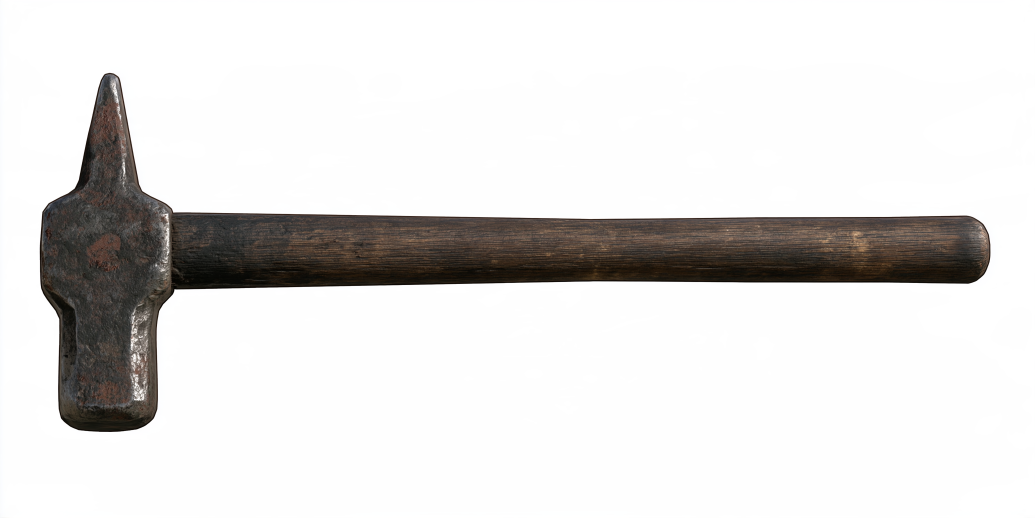
#> input picture assets/source/user_art/tools/hammer_cross_peen.png, 3104 x 1552 px, given in place of background_5.jpg, which was not available (shown at 1/3 size)
$ python preview.py 5 5 ../../assets/source/user_art/tools/hammer_cross_peen.png 1.0 ../../assets/source/user_art/tools/hammer_crucible.png
#> lines starting #> are read from the running program, lines starting #| are printed output that depends on the picture
"""Setzt eine Vorschau der Spielszene aus den gerenderten Assets zusammen (nur zur Sichtprüfung)."""
import sys
import numpy as np
from PIL import Image
from common import ROOT
A = ROOT + "/assets/sprites/"


def load(p):
    return Image.open(A + p).convert("RGBA")


def tint(img, temp):
    """Python-Nachbildung des Glow-Shaders (für die Vorschau)."""
    stops = [(20, (107, 107, 112)), (450, (92, 84, 84)), (500, (84, 26, 18)), (600, (133, 15, 10)), (700, (191, 20, 15)), (800, (235, 46, 26)),
             (900, (255, 92, 26)), (1000, (255, 133, 31)), (1100, (255, 173, 46)), (1200, (255, 224, 82)), (1300, (255, 247, 191)), (1450, (255, 255, 255))]
    for i in range(1, len(stops)):
        if temp <= stops[i][0]:
            t0, c0 = stops[i - 1]; t1, c1 = stops[i]
            k = (temp - t0) / (t1 - t0)
            glow = np.array(c0) + (np.array(c1) - np.array(c0)) * k
            break
    s = min(max((temp - 450) / 850, 0), 1)
    a = np.asarray(img, np.float32)
    lum = a[..., 0:1] / 255
    cold = (np.array([0.30, 0.31, 0.34]) + np.array([0.55, 0.55, 0.58]) * lum) * 255
    hot = glow * (0.15 + 1.1 * lum) + glow * s * 0.25
    out = cold * (1 - s) + hot * s
    a[..., :3] = np.clip(out, 0, 255)
    return Image.fromarray(a.astype(np.uint8), "RGBA")


def compose(epoch, forge_tier, item="horseshoe", temp=950, path=None):
#> called with epoch = 5, forge_tier = 5, temp = 1
    bg = Image.open(A + f"environment/background_{epoch}.jpg").convert("RGBA")
    bg.alpha_composite(load(f"environment/forge_{forge_tier}.png"), (150 - 160, 120 - 160))
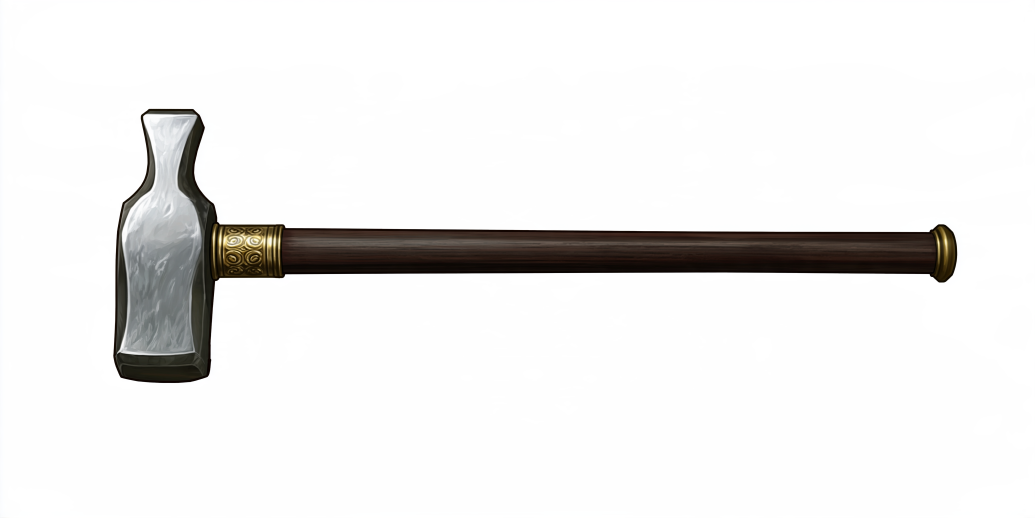
#> input picture assets/source/user_art/tools/hammer_crucible.png, 3104 x 1552 px, given in place of forge_5.png, which was not available (shown at 1/3 size)
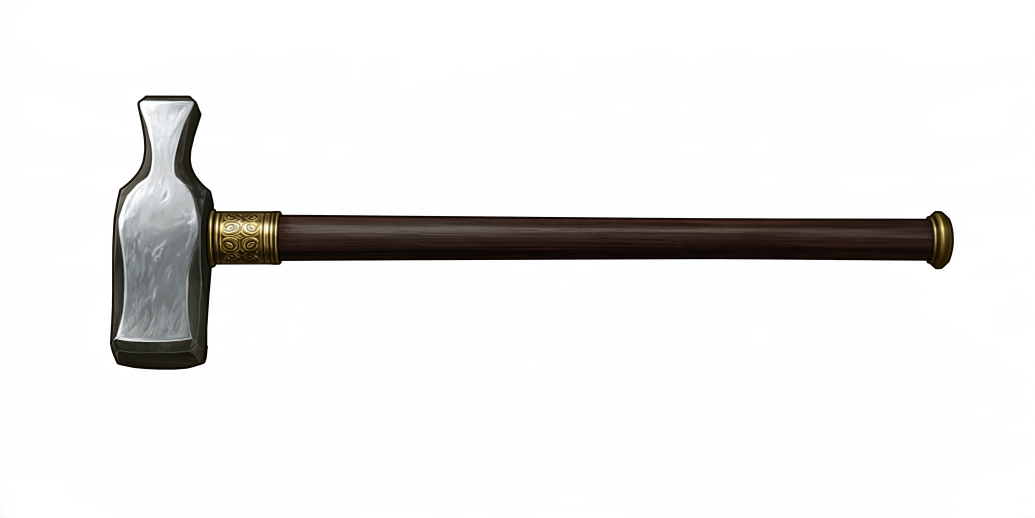
#> bg: PIL image 3104x1552 RGBA (shown at 1/3 size); mean R, G, B, A 236, 235.3, 234.6, 255
    glow = load("environment/fire_glow.png")
    bg.alpha_composite(glow, (150 + 440 - 380, 120 + 395 - 230))
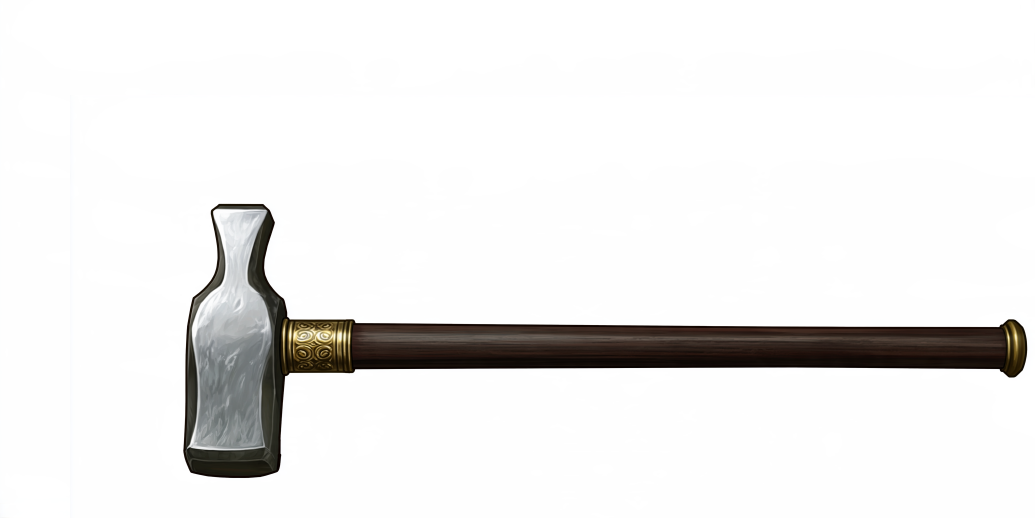
#> bg: PIL image 3104x1552 RGBA (shown at 1/3 size); mean R, G, B, A 236.1, 235.4, 234.7, 255
    bg.alpha_composite(load("environment/coals.png"), (150 + 140, 120 + 340))
    if forge_tier < 4:
        bg.alpha_composite(load("tools/bellows.png"), (150 - 130, 120 + 380))
    bg.alpha_composite(load("tools/anvil.png"), (960 - 10, 330 - 10))
    if epoch >= 4:
        bg.alpha_composite(load("tools/trough.png"), (1540 - 10, 560 - 10))
    it = tint(load(f"items/{item}.png"), temp).resize((200, 200), Image.LANCZOS)
    bg.alpha_composite(it, (1230 - 100, 468 - 100))
    it2 = tint(load(f"items/blank.png"), 1050).resize((160, 160), Image.LANCZOS)
    bg.alpha_composite(it2, (150 + 440 - 80, 120 + 395 - 80))
    bg.convert("RGB").save(path or f"/tmp/preview_{epoch}.png")


if __name__ == "__main__":
#> (the run stopped early here; a loop or call above may not have finished)
